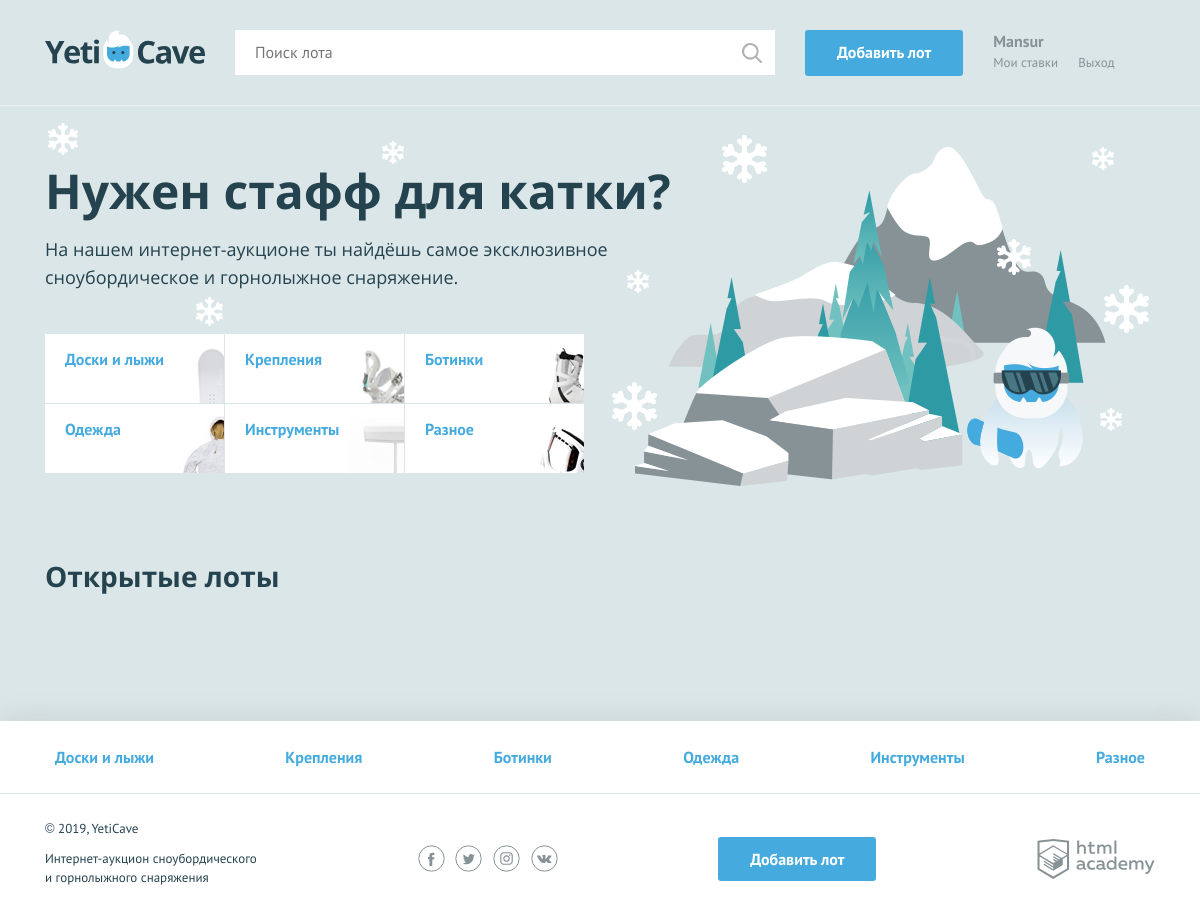
The page / on the database its author committed.
### tables this page shows
CREATE TABLE categories
(
    id          INT AUTO_INCREMENT PRIMARY KEY,
    title       VARCHAR(128) UNIQUE,
    translation VARCHAR(128)
);

### helpers.php (called while the page is built, shortened)
<?php
function db_get_prepare_stmt($link, $sql, $data = []) {
    $stmt = mysqli_prepare($link, $sql);
    return $stmt;
}
function include_template($name, array $data = []) {
    $name = 'templates/' . $name;
    extract($data);
    require $name;
    $result = ob_get_clean();
    return $result;
}

### sql_requests.php (called while the page is built, shortened)
<?php
function get_categories($con){
    $sql = 'SELECT title,translation FROM categories';
    $categories = sql_request($con,$sql);
    return $categories;
}
function get_lots($con){
    $sql = 'SELECT  l.creation_date, b.lot_id, l.title ,l.first_price,l.image,b.bet_sum AS current_price, c.title as category FROM lots AS l LEFT JOIN bets AS b ON b.lot_id = l.id  AND b.bet_sum = (SELECT MAX(b.bet_sum) FROM bets AS b  WHERE b.lot_id = l.id) JOIN categories AS c ON c.id = l.category_id   ORDER BY l.creation_date';
    $lots = sql_request($con,$sql);
    foreach ($lots as $key => &$lot) {
        if ($lot['current_price'] === null){
            $lot['current_price'] = $lot['first_price'];
        }
        if (date_diff(new DateTime( $lot['creation_date']), new DateTime())->days >= 1){
            unset($lots[$key]);
        }
    }
    return $lots;
}

### functions.php (called while the page is built, shortened)
<?php
function sql_request($con,$sql,$data = []) {
    $stmt = db_get_prepare_stmt($con,$sql,$data);
    mysqli_stmt_execute($stmt);
    $res = mysqli_stmt_get_result($stmt);
    return  mysqli_fetch_all($res, MYSQLI_ASSOC);
}

### templates/main.php (the view, shortened to what this page needs)
<main class="container">
    <section class="promo">
        <h2 class="promo__title">Нужен стафф для катки?</h2>
        <p class="promo__text">На нашем интернет-аукционе ты найдёшь самое эксклюзивное сноубордическое и горнолыжное снаряжение.</p>
        <ul class="promo__list">
            <?php foreach ($categories  as $key => $category ): ?>
                <li class="promo__item promo__item--<?= strip_tags($category['title']); ?>">
                    <a class="promo__link" href="pages/all-lots.html"><?= strip_tags($category['translation']); ?></a>
                </li>
            <?php endforeach; ?>
        </ul>
    </section>
    <section class="lots">
        <div class="lots__header">
            <h2>Открытые лоты</h2>
        </div>
    </section>
</main>

### index.php (shortened to what this page needs)
<?php
require_once 'helpers.php';
require_once 'functions.php';
require_once 'dbConfig.php';
require_once 'sql_requests.php';
$is_auth = rand(0, 1);
$categories = get_categories($con);
$lots = get_lots($con);
$page_content = include_template('main.php', ['categories' => $categories, 'lots' => $lots ]);
print (include_template('layout.php', ['categories' => $categories, 'is_auth' =>$is_auth, 'main_content' =>$page_content, 'user_name' => 'Mansur', 'title' => 'Главная']));

### templates/layout.php (shortened to what this page needs)
<!DOCTYPE html>
<html lang="ru">
<head>
    <link href="../css/normalize.min.css" rel="stylesheet">
    <link href="../css/style.css" rel="stylesheet">
    <link href="../css/flatpickr.min.css" rel="stylesheet">
</head>
<body>
<div class="page-wrapper">
    <header class="main-header">
        <div class="main-header__container container">
            <a class="main-header__logo">
                <img src="../img/logo.svg" width="160" height="39" alt="Логотип компании YetiCave">
            </a>
            <form class="main-header__search" method="get" action="https://echo.htmlacademy.ru" autocomplete="off">
                <input type="search" name="search" placeholder="Поиск лота">
                <input class="main-header__search-btn" type="submit" name="find" value="Найти">
            </form>
            <a class="main-header__add-lot button" href="add.php">Добавить лот</a>
            <nav class="user-menu">
                <?php if ($is_auth) : ?>
                    <div class="user-menu__logged">
                        <p><?= strip_tags($user_name); ?></p>
                        <a class="user-menu__bets" href="pages/my-bets.html">Мои ставки</a>
                        <a class="user-menu__logout" href="#">Выход</a>
                    </div>
                <?php endif; ?>
            </nav>
        </div>
    </header>
    <?=  $main_content ?>
</div>
<footer class="main-footer">
    <nav class="nav">
        <ul class="nav__list container">
            <?php foreach ($categories  as $category): ?>
                <li class="nav__item">
                    <a href="pages/all-lots.html"><?= strip_tags($category['translation']); ?></a>
                </li>
            <?php endforeach; ?>
        </ul>
    </nav>
    <div class="main-footer__bottom container">
        <div class="main-footer__copyright">
            <p>© 2019, YetiCave</p>
            <p>Интернет-аукцион сноубордического и горнолыжного снаряжения</p>
        </div>
        <div class="main-footer__social social">
            <a class="social__link social__link--facebook" href="#">
            </a>
            <a class="social__link social__link--twitter" href="#">
            </a>
            <a class="social__link social__link--instagram" href="#">
            </a>
            <a class="social__link social__link--vkontakte" href="#">
            </a>
        </div>
        <a class="main-footer__add-lot button" href="add-lot.html">Добавить лот</a>
        <div class="main-footer__developed-by">
            <a class="logo-academy" href="https://htmlacademy.ru/intensive/php">
            </a>
        </div>
    </div>
</footer>
</body>
</html>

### rows shown on the page
categories: translation "Доски и лыжи"
categories: translation "Крепления"
categories: translation "Ботинки"
categories: translation "Одежда"
categories: translation "Инструменты"
categories: translation "Разное"

### other values the page prints
strip_tags($user_name) "Mansur"
